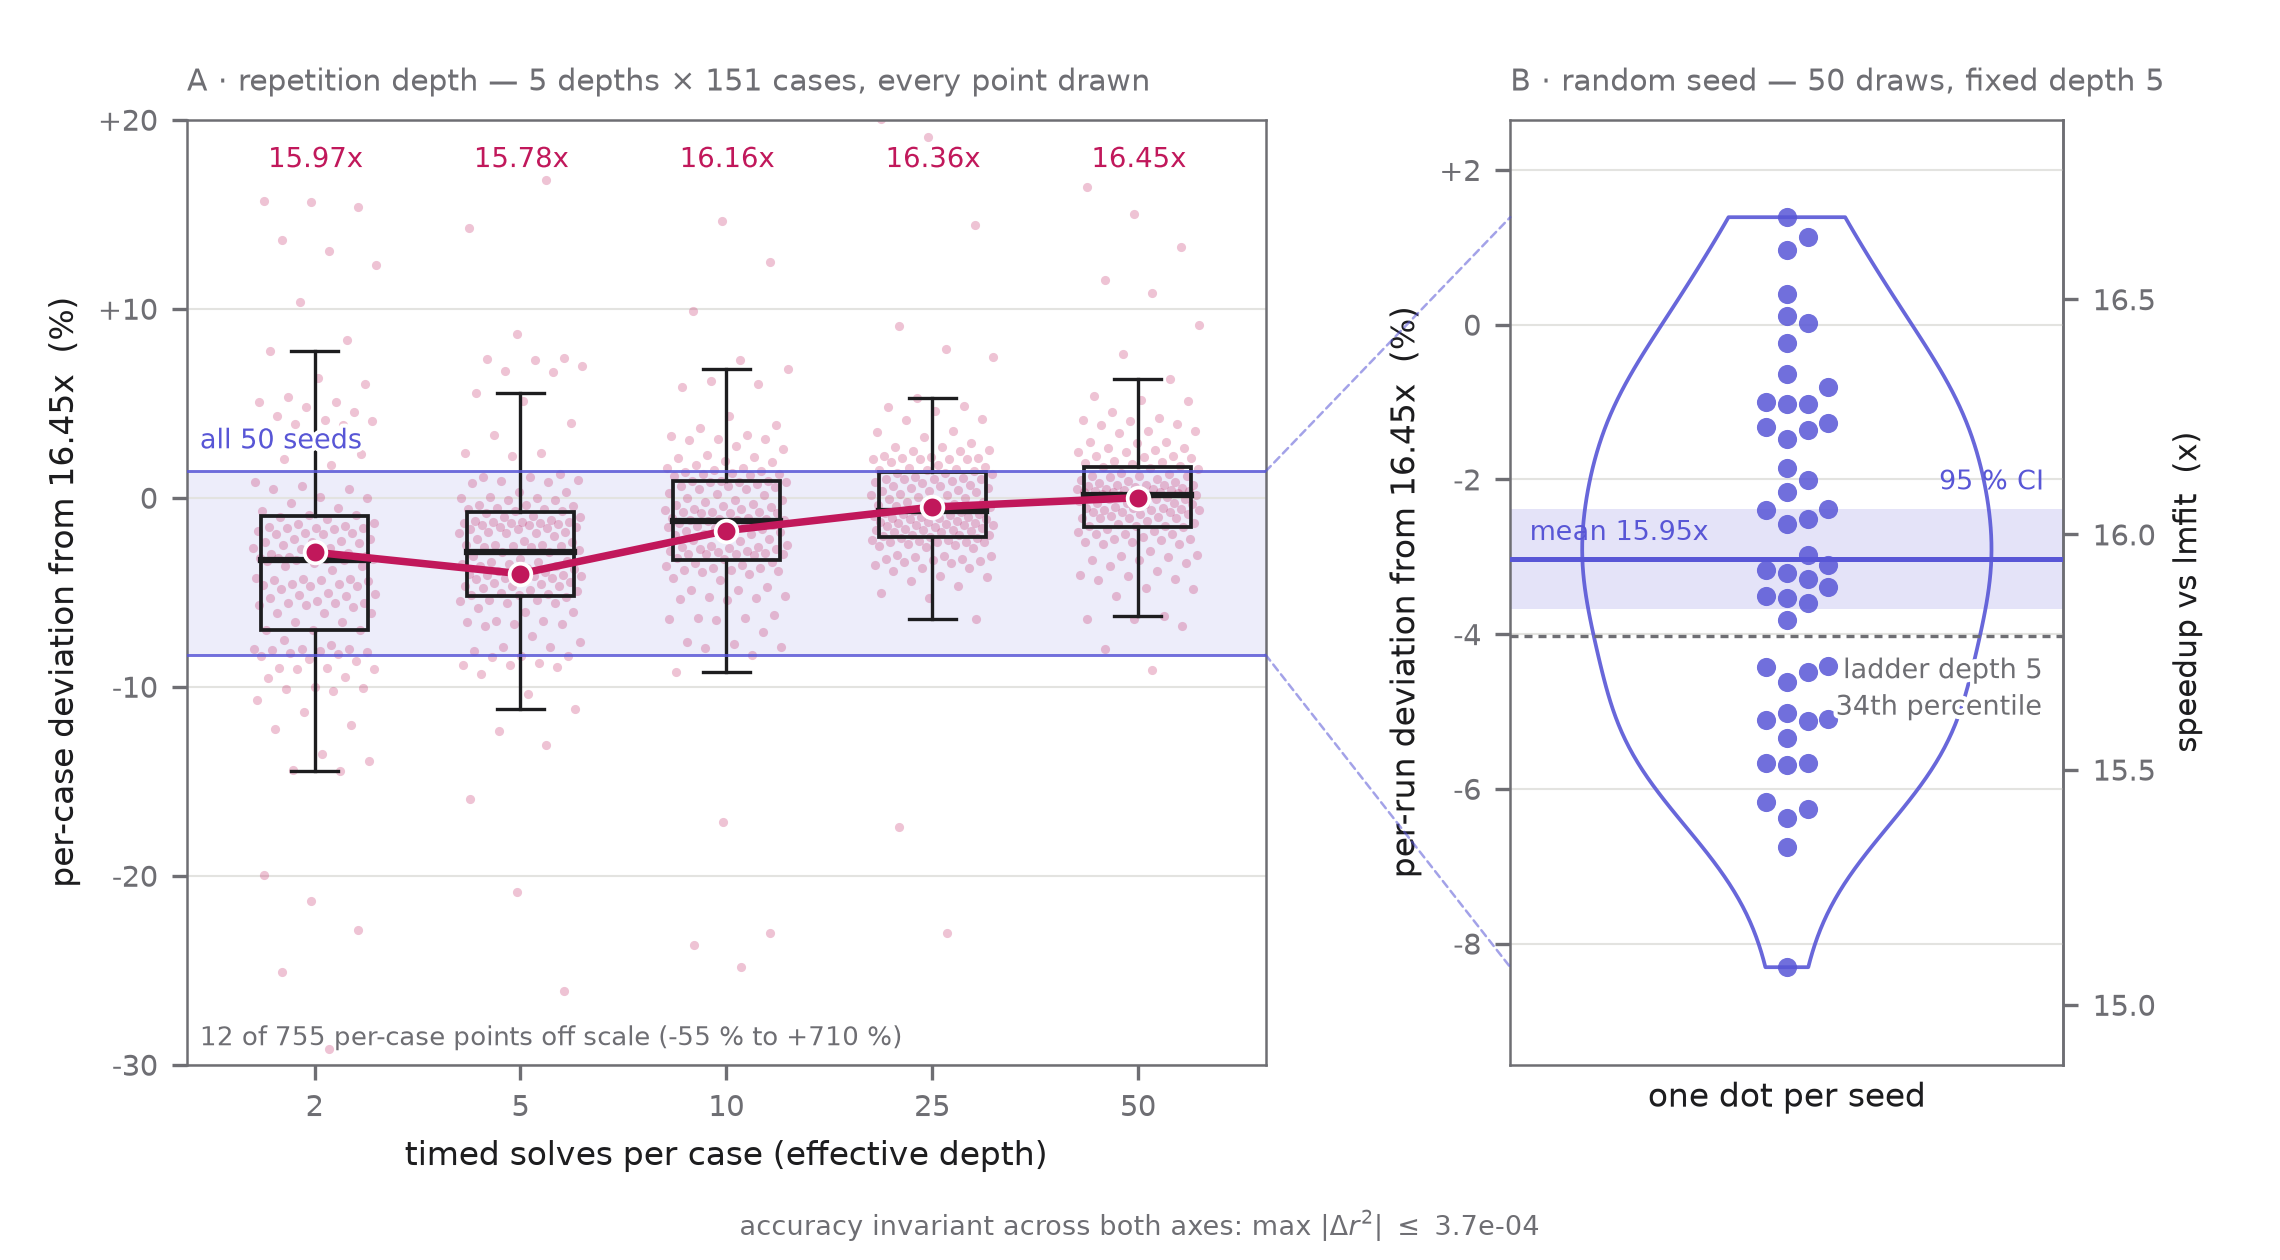

Here is the Python script that generated this plot:
r"""Figure: the reported speedup, tested for stability along two independent axes.

The manuscript quotes one geometric mean, taken from the deepest of five
repetition depths. The figure exists to support one sentence -- **the reported
16.45x does not depend on how often we timed it, or on which random data we
drew** -- and to show what the number is made of while it says so.

**Panel A, repetition depth** (`manuscript/examples/ladder/`). The same 151
cases, the same seed, timed 2, 5, 10, 25 and 50 times. Does the measurement
settle as you time more? Drawn as a scattered boxplot: every one of the 755
per-case measurements is a dot, the box gives the quartiles, and the aggregate
trend line rides on top so the headline is never lost in the cloud.

**Panel B, random seed** (`manuscript/examples/seed-sweep/`). 50 independent
seeds, all at one fixed effective depth of 5. Does the result depend on which
synthetic draw you got? Drawn as a violin with all 50 draws beeswarmed inside
it, so the density and the individual sample are both visible.

**The panels do NOT share a y-axis, and that is deliberate.** They plot
different KINDS of quantity: panel A is per-CASE (one number per problem, spread
over tens of per cent) and panel B is per-RUN (one number per whole 151-case
suite, spread over a few per cent). Any single scale serves one of them and
crushes the other -- which is exactly how two earlier versions of this figure
failed, once in each direction. Both axes are in the same units, per cent
deviation from the reported headline, and both are labelled with the kind of
quantity they carry; the scale change is made obvious by two connectors that
carry the seed range out of panel A and open it up into the whole of panel B.

**The tie between the panels is the shaded seed band.** The full seed-sweep
range is drawn across panel A as a thin band, and that is the comparison the
figure exists to make: every one of the 50 independent re-draws of the data
lands inside a sliver of the spread that individual cases show anyway. Its edges
are drawn as lines over the cloud, because a fill alone is invisible under 755
translucent dots.

**What the cloud is, and one scaling bug fixed in this rewrite.** Each dot is
one case at one depth, divided by that same case's geometric mean across all
five depths, and then put back on the speedup scale. The pairing is legitimate
because the catalogue fingerprint is identical at every depth: it is the same
151 problems each time, so the shape answers "how much does an individual case
move when you time it more often". The interquartile width narrows from 6.0
percentage points at depth 2 to 3.2 at depth 50, which is the convergence the
ladder exists to demonstrate.

The reference is the geometric mean and NOT the median. With five depths the
median is itself one of the five observations, so every case would sit at
exactly 1.0 at one depth -- 41 of 151 cases at the deepest rung -- pinning a
quartile there and collapsing one whisker to zero length. The geometric mean
across depths is attained by no case, so nothing is pinned. That reasoning was
right and is kept.

The bug: the earlier version put each depth's paired ratios back on scale by
multiplying by THAT DEPTH'S aggregate. Since the ratios already carry the depth
effect, that applied it twice, and the cloud's own geometric mean drifted away
from the aggregate line drawn through it -- 15.80x against a plotted 15.97x at
depth 2, 16.75x against 16.45x at depth 50, an error growing to 1.9 % and in
opposite directions at the two ends, which would have visibly tilted the cloud
against its own trend line. The fix is to multiply by the GRAND geometric mean
over all cases and depths (16.143273x), after which each depth's cloud has a
geometric mean equal to its plotted aggregate to every digit, by construction.

**An earlier version drew this as an error bar, and that was wrong.** Error bars
imply a symmetry these distributions do not have: the spread is skewed low at
shallow depths and high at deep ones, because a short run more often catches a
case slow than fast. A box with all its points shown states that; a +/- bar
hides it.

**The interval belongs to panel B and to panel B only.** Panel A is deliberately
not given a confidence interval. That interval is easy to compute and it would
be misleading: bootstrapping over cases is a statement about resampling the
catalogue, and this catalogue is a fixed hand-designed set, not a draw from a
population. For that claim the catalogue is the population, so there is no
sampling error to display. It is a fine gate statistic; it is a bad error bar.

Panel B is the opposite case, and that is the whole reason the second dataset
was run. Each of the 50 seeds drives the same generator over the same 151-case
recipe and lands on its own catalogue, so the 50 headline geometric means
genuinely are a sample, and a different draw would have given a different one.
There the mean has a sampling error and quoting an interval for it is the
correct summary. The interval is computed in log space, because the quantity
being averaged is itself a geometric mean and the paper aggregates
multiplicatively throughout; at this dispersion (2.4 %) it differs from the
arithmetic interval by under 0.04 %, so the choice is internal consistency
rather than anything the manuscript quotes.

**The interval cannot be moved onto the headline.** The sweep runs at effective
depth 5 and the headline is at depth 50. Seed-to-seed scatter (about +/- 2.4 %,
one standard deviation) and the depth trend (about 4 % from the shallowest
aggregate to the deepest) are two separate effects measured on two separate
axes; neither is a confidence interval for the other. Neither moves the
conclusion, which is the point. That belongs in the caption and is not written
on the canvas.

**Where the two datasets meet.** The ladder's depth-5 rung and the whole sweep
run at the same effective depth, and the sweep's own recorded catalogue
fingerprint is `181a87d3...` -- the same fingerprint the ladder records, and the
draw the sweep's first seed 20260603 produces. So the two experiments overlap at
one point, and the ladder's aggregate there lands at the 34th percentile of the
seed distribution: an unremarkable draw, neither flattering nor unlucky. That
crossing is drawn on panel B as a dashed rule.

The same crossing measures something neither dataset can measure alone. The two
runs of seed 20260603 at depth 5 are separate processes -- the sweep started
under two hours after the ladder finished, on the same host and branch at a
different commit -- and they report 15.784640x and 15.865745x, 0.51 % apart,
with the accuracy invariants identical to every recorded digit. Same data, same
depth, different process: that difference is run-to-run timing noise and nothing
else, and it is smaller than either axis this figure plots.

**No jitter is random.** Both point layouts are deterministic functions of the
data, because the render manifest hashes the PNG and an RNG would make it differ
between machines. Panel A uses a golden-ratio additive sequence assigned in
ascending order of value, which spreads neighbours in y as far apart in x as a
low-discrepancy sequence can. Panel B uses lane-search beeswarm packing, so
pile-up is accumulated rather than smeared.

**What is deliberately not on the canvas.** No multi-line prose boxes: two of
them, 8 and 7 lines, used to take about a third of this figure and compete with
the data they annotated, and all of it was caption material. The accuracy
statistics are down to a single grey line at the figure foot, since accuracy is
a third topic that `validation.md` already states in full: across depths max
|$\Delta r^2$| and the win rate are identical at every depth to every recorded
digit -- which is what distinguishes "the timings are noisy" from "the result is
unstable" -- while across seeds they move a little, because the data moved.

The seed panel's regression tally is caption material too. 44 of the 50 seeds
flag no regression; the other six flag exactly one case each (CX-016, CX-017 or
CX-018), and on all 50 seeds spectrafit solved all 151 cases, so those six are
comparator failures. Re-read from the per-seed manifests rather than inherited:
the failing backend is SciPy's LM on all six seeds, lmfit on four of them and
SciPy's dogbox on two -- an earlier version of this figure said "lmfit on four,
dogbox on two" and simply omitted the one backend that failed every time. The
gate's flag fires when ANY supported backend fails a case, which is right for a
gate and wrong to summarise as "spectrafit regressed".

The one quantity that WOULD be a metrological error bar -- the dispersion of the
timed repetitions behind each case's median -- is still not recoverable:
`engine.py` takes the median and drops the raw array, and `SuiteMetric` has no
dispersion field. Adding it means changing the contract and re-running, not
changing this figure. The seed sweep does not substitute for it; it varies the
data, not the clock.

Reads `manuscript/examples/ladder/ladder.json` with its per-rung `manifest.json`
files, and `manuscript/examples/seed-sweep/sweep.json`, all of which ship with
the paper.

Run:  uv run --group manuscript python manuscript/examples/figures/fig_ladder_stability.py
"""

from __future__ import annotations

import json
import math
from pathlib import Path

import matplotlib as mpl
import numpy as np
from matplotlib import patheffects as pe
from matplotlib import pyplot as plt
from matplotlib.patches import ConnectionPatch, Rectangle

mpl.use("Agg")

HERE = Path(__file__).resolve().parent
LADDER = HERE.parent / "ladder" / "ladder.json"
RUNGS = HERE.parent / "ladder" / "rungs"
SWEEP = HERE.parent / "seed-sweep" / "sweep.json"
STEM = "fig_ladder_stability"

# Two runs, two colours -- the panels are not two views of one dataset. Both are
# from the Apple systemColor-derived palette in docs/stylesheets/tokens/palette.css.
# systemBlue (#0064d2/#0067d6) is deliberately NOT used: it is lmfit/Python
# elsewhere in the paper, and neither panel here is about the comparator.
C_LADDER = "#c1185b"  # the subject crimson used throughout the paper
C_SEED = "#5856d6"  # systemIndigo
INK = "#1d1d1f"
INK_MUTED = "#6e6e73"
GRID = "#e3e3e0"

# Student t, 97.5 %, df = 49 -- the sweep has 50 seeds and the standard deviation is
# estimated from the same 50, so the interval is a t interval rather than a normal
# one. Hard-coded to keep this script on numpy alone; at n = 50 the normal 1.96
# would move either endpoint by under 0.05 %, so nothing quoted from this figure
# depends on the choice.
T_CRIT_50 = 2.0096

# Diameter in points of one per-case dot (panel A, 755 of them) and one per-seed
# dot (panel B, 50). Panel A's is small and heavily translucent so 151 overlapping
# points read as shading; panel B's is large enough to be counted, which is why the
# beeswarm exists. The beeswarm needs the seed size as a collision radius, so both
# are constants rather than literals that could drift apart.
CASE_PT = 2.2
SEED_PT = 4.6

# Golden ratio, used as the increment of the additive low-discrepancy sequence that
# jitters panel A. Applied in ascending order of value, it puts points that are
# adjacent in y about as far apart in x as a deterministic rule can, which is what
# keeps a dense cloud from banding.
PHI_FRAC = 0.6180339887498949


def load_ladder() -> list[dict]:
    """Read the per-depth headline figures, shallowest first."""
    if not LADDER.exists():
        msg = (
            f"{LADDER} not found -- the repetition ladder is the first stability "
            f"axis and panel A cannot be drawn without it"
        )
        raise SystemExit(msg)
    rungs = json.loads(LADDER.read_text())["rungs"]
    if not rungs:
        msg = f"{LADDER} carries no rungs"
        raise SystemExit(msg)
    return sorted(rungs, key=lambda r: r["reps_effective"])


def load_sweep() -> list[dict]:
    """Read the 50 per-seed rungs of the fixed-depth seed sweep, seed order.

    Every value the seed panel plots is taken from this file rather than
    transcribed, so a re-run of the sweep redraws the panel without anyone
    editing a literal into the figure.
    """
    if not SWEEP.exists():
        msg = (
            f"{SWEEP} not found -- the seed sweep is the second stability axis and "
            f"panel B cannot be drawn without it"
        )
        raise SystemExit(msg)
    doc = json.loads(SWEEP.read_text())
    rungs = doc.get("rungs") or []
    if not rungs:
        msg = f"{SWEEP} carries no rungs"
        raise SystemExit(msg)
    depths = {r["reps_effective"] for r in rungs}
    if len(depths) != 1:
        # The whole point of this axis is that depth is held fixed while the seed
        # varies. A mixed-depth file would silently confound the two axes.
        msg = f"{SWEEP} mixes effective depths {sorted(depths)}; expected exactly one"
        raise SystemExit(msg)
    return sorted(rungs, key=lambda r: r["seed"])


def geomeans(rungs: list[dict]) -> np.ndarray:
    """Headline geometric-mean speedups, in the order given."""
    return np.array(
        [r["headline"]["geomean_speedup_vs_baseline"] for r in rungs],
        dtype=float,
    )


def paired_cloud(rungs: list[dict]) -> np.ndarray | None:
    """Per-case speedups, paired across depths and put back on the speedup scale.

    Returns a ``(n_depths, n_cases)`` array, or ``None`` when the per-rung
    manifests are unavailable, so the figure degrades to a plain trend line
    rather than inventing a distribution.

    Each case is divided by its OWN geometric mean across the five depths, which
    is what makes the cloud a statement about movement rather than about which
    problems happen to be fast. The reference is the geometric mean and not the
    median: with five depths the median is one of the five observations, so every
    case would sit at exactly 1.0 at one depth and pin a quartile there.

    The result is then multiplied by the GRAND geometric mean over all cases and
    all depths -- not, as an earlier version did, by each depth's own aggregate.
    The paired ratios already carry the depth effect; multiplying by the depth
    aggregate applies it a second time and slides each depth's cloud away from
    the trend line drawn through it. With the grand mean, every depth's cloud has
    a geometric mean equal to that depth's plotted aggregate by construction.
    """
    per_depth = []
    for r in rungs:
        man = RUNGS / f"rung_{r['reps_effective']:03d}" / "manifest.json"
        if not man.exists():
            return None
        pts = json.loads(man.read_text()).get("per_case_points", {}).get("spectrafit")
        if not pts:
            return None
        per_depth.append([c["speedup"] for c in pts])
    matrix = np.asarray(per_depth, dtype=float)
    if matrix.ndim != 2:
        return None
    per_case = np.exp(np.mean(np.log(matrix), axis=0))
    grand = float(np.exp(np.mean(np.log(per_case))))
    return matrix / per_case * grand


def seed_summary(values: np.ndarray) -> dict[str, float]:
    """Point estimate, dispersion and 95 % CI of the mean for the 50 seeds.

    Computed in log space; see the module docstring for why, and for the measured
    size of the difference against an arithmetic interval.

    The standard deviation is reported on the raw scale, where "+/- 2.4 % of the
    mean" is what a reader wants; the interval is the one on the mean, which is
    narrower than the spread by the usual root-n and must not be confused with
    it.
    """
    n = len(values)
    log = np.log(values)
    half = T_CRIT_50 * float(log.std(ddof=1)) / math.sqrt(n)
    geo = math.exp(float(log.mean()))
    return {
        "n": float(n),
        "geomean": geo,
        "sd": float(values.std(ddof=1)),
        "cv_pct": float(values.std(ddof=1)) / geo * 100.0,
        "ci_lo": math.exp(float(log.mean()) - half),
        "ci_hi": math.exp(float(log.mean()) + half),
        "lo": float(values.min()),
        "hi": float(values.max()),
    }


def golden_jitter(values: np.ndarray, width: float) -> np.ndarray:
    """Deterministic x offsets for a dense point cloud, spread by value order.

    An RNG would make the PNG differ between machines and the render manifest
    hashes it, so the offsets come from an additive golden-ratio sequence
    instead. Handing successive terms out in ascending order of *values* means
    points that land next to each other vertically get offsets that are far apart
    horizontally, which is what stops 151 overlapping dots from forming visible
    bands.
    """
    n = len(values)
    seq = ((np.arange(n, dtype=float) * PHI_FRAC) % 1.0 - 0.5) * width
    out = np.empty(n, dtype=float)
    out[np.argsort(values, kind="stable")] = seq
    return out


def swarm(values: np.ndarray, ylo: float, yhi: float, w_in: float, h_in: float) -> np.ndarray:
    """Accumulated beeswarm offsets, in data units about the centre of a unit axis.

    Panel B has 50 points and they must stay individually countable, so this
    packs rather than jitters: sort by value, then place each point in the
    innermost free lane, where "free" means no already-placed point is within one
    marker diameter in both directions. Pile-up therefore shows as width. No RNG,
    so the layout is a function of the data alone.

    The panel's real width and height in inches are passed in so the collision
    radius is the marker's own size rather than a guess in data units.
    """
    step_in = SEED_PT / 72.0 * 1.08
    dx = step_in / w_in
    dy = step_in / h_in
    span = yhi - ylo
    placed: list[tuple[float, float]] = []
    out = np.zeros(len(values), dtype=float)
    for idx in np.argsort(values, kind="stable"):
        yf = (float(values[idx]) - ylo) / span
        lane = 0
        while True:
            for cand in (0.0,) if lane == 0 else (lane * dx, -lane * dx):
                if all(abs(yf - py) >= dy or abs(cand - px) >= dx for px, py in placed):
                    out[idx] = cand
                    placed.append((cand, yf))
                    break
            else:
                lane += 1
                continue
            break
    return out


def _box(ax: plt.Axes, x: float, col: np.ndarray, width: float) -> None:
    """One outline-only box-and-whisker at *x*, drawn over its own points.

    No fill: the whole point of a scattered boxplot is that the raw points stay
    visible, and a filled box would hide the densest part of its own sample. The
    whiskers are the usual 1.5 x IQR reach, and nothing is drawn for the points
    beyond them because those points are already on the figure individually.
    """
    q1, med, q3 = (float(v) for v in np.percentile(col, [25, 50, 75]))
    reach = 1.5 * (q3 - q1)
    lo = float(col[col >= q1 - reach].min())
    hi = float(col[col <= q3 + reach].max())
    ax.plot([x, x], [lo, q1], lw=0.8, color=INK, zorder=5)
    ax.plot([x, x], [q3, hi], lw=0.8, color=INK, zorder=5)
    for cap in (lo, hi):
        ax.plot([x - width * 0.22, x + width * 0.22], [cap, cap], lw=0.8, color=INK, zorder=5)
    ax.add_patch(
        Rectangle(
            (x - width / 2, q1),
            width,
            q3 - q1,
            facecolor="none",
            edgecolor=INK,
            lw=0.9,
            zorder=5,
        ),
    )
    ax.plot([x - width / 2, x + width / 2], [med, med], lw=1.5, color=INK, zorder=6)


def _depth_panel(
    ax: plt.Axes,
    rungs: list[dict],
    cloud: np.ndarray | None,
    headline: float,
    seed_band: tuple[float, float],
) -> int:
    """Panel A: scattered boxplot per depth, trend line on top. Returns points cropped."""
    eff = [int(r["reps_effective"]) for r in rungs]
    pos = np.arange(len(rungs), dtype=float)
    geo = geomeans(rungs)
    trend = (geo / headline - 1.0) * 100.0

    ax.axhspan(*seed_band, color=C_SEED, alpha=0.10, lw=0, zorder=0)
    for edge in seed_band:
        # The fill alone is invisible under 755 translucent dots, so the band's
        # extent is carried by its edges, drawn over the cloud.
        ax.axhline(edge, color=C_SEED, lw=0.7, alpha=0.85, zorder=7)

    off = 0
    if cloud is not None:
        dev = (cloud / headline - 1.0) * 100.0
        # Crop on the 1st/99th percentile of the pooled sample, rounded outward to
        # a multiple of 5. One case at depth 2 runs to 8.3x its own cross-depth
        # mean (214.28x raw), and letting a single point set the scale would press
        # the entire distribution into a flat line. The number of points that fall
        # outside is counted from the data and stated on the panel, so the crop is
        # disclosed rather than silent.
        lo = math.floor(float(np.percentile(dev, 1)) / 5.0) * 5.0
        hi = math.ceil(float(np.percentile(dev, 99)) / 5.0) * 5.0
        ax.set_ylim(lo, hi)
        off = int(((dev < lo) | (dev > hi)).sum())
        for i, col in enumerate(dev):
            ax.plot(
                pos[i] + golden_jitter(col, 0.60),
                col,
                ls="none",
                marker="o",
                ms=CASE_PT,
                color=C_LADDER,
                alpha=0.26,
                markeredgewidth=0,
                zorder=2,
            )
            _box(ax, pos[i], col, 0.52)
        ax.annotate(
            f"{off} of {dev.size} per-case points off scale "
            f"({dev.min():.0f} % to +{dev.max():.0f} %)",
            xy=(0.012, 0.014),
            xycoords="axes fraction",
            ha="left",
            va="bottom",
            fontsize=6.2,
            color=INK_MUTED,
        )

    # White marker edges so the aggregate stays the panel's primary message and
    # does not dissolve into a cloud drawn in the same hue.
    ax.plot(
        pos,
        trend,
        "-o",
        color=C_LADDER,
        lw=1.8,
        ms=5.2,
        mec="white",
        mew=0.9,
        zorder=8,
    )
    # The aggregate values sit in a row along the top rather than beside their own
    # markers: the trend line runs THROUGH the boxes, so a label at the marker lands
    # inside a box or on a median line at three of the five depths. Set in the trend
    # line's own colour, and column-aligned with it, so the row reads as its values.
    for x, g in zip(pos, geo, strict=True):
        ax.annotate(
            f"{g:.2f}x",
            xy=(x, 0.972),
            xycoords=ax.get_xaxis_transform(),
            ha="center",
            va="top",
            fontsize=6.6,
            color=C_LADDER,
            zorder=9,
            path_effects=[pe.withStroke(linewidth=2.0, foreground="white")],
        )
    ax.annotate(
        "all 50 seeds",
        xy=(0.012, seed_band[1]),
        xycoords=ax.get_yaxis_transform(),
        xytext=(0, 4),
        textcoords="offset points",
        ha="left",
        va="bottom",
        fontsize=6.5,
        color=C_SEED,
        zorder=9,
        path_effects=[pe.withStroke(linewidth=2.0, foreground="white")],
    )

    ax.set_xticks(pos)
    ax.set_xticklabels([str(e) for e in eff])
    ax.set_xlim(-0.62, len(pos) - 0.38)
    ax.set_xlabel("timed solves per case (effective depth)")
    ax.set_ylabel(f"per-case deviation from {headline:.2f}x  (%)")
    ax.set_title(
        f"A · repetition depth — {len(rungs)} depths × {cloud.shape[1] if cloud is not None else 151} cases, every point drawn",
        fontsize=7.2,
        color=INK_MUTED,
        loc="left",
        pad=7,
    )
    return off


def _seed_panel(
    ax: plt.Axes,
    dev: np.ndarray,
    stat: dict[str, float],
    depth: int,
    cross: float,
    below: float,
) -> None:
    """Panel B: violin of the 50 seed aggregates with every draw beeswarmed inside."""
    headline = stat["headline"]
    span = float(dev.max() - dev.min())
    ax.set_xlim(0.0, 1.0)
    ax.set_ylim(float(dev.min()) - 0.13 * span, float(dev.max()) + 0.13 * span)

    ylo, yhi = ax.get_ylim()
    box = ax.get_position()
    fig = ax.get_figure()
    offsets = swarm(dev, ylo, yhi, box.width * fig.get_figwidth(), box.height * fig.get_figheight())

    ci_lo = (stat["ci_lo"] / headline - 1.0) * 100.0
    ci_hi = (stat["ci_hi"] / headline - 1.0) * 100.0
    mean = (stat["geomean"] / headline - 1.0) * 100.0

    # Outline-only violin: the confidence band is also a translucent indigo shape,
    # and two overlapping fills in one hue read as a third, meaningless value.
    parts = ax.violinplot([dev], positions=[0.5], widths=0.74, showextrema=False)
    for body in parts["bodies"]:
        body.set_facecolor("none")
        body.set_edgecolor(C_SEED)
        body.set_alpha(0.9)
        body.set_linewidth(0.9)

    ax.axhspan(ci_lo, ci_hi, color=C_SEED, alpha=0.16, lw=0, zorder=1)
    ax.axhline(mean, color=C_SEED, lw=1.2, zorder=5)
    ax.plot(
        0.5 + offsets,
        dev,
        ls="none",
        marker="o",
        ms=SEED_PT,
        color=C_SEED,
        alpha=0.85,
        markeredgewidth=0,
        zorder=4,
    )
    ax.axhline(cross, color=INK_MUTED, lw=0.8, ls=(0, (2.4, 1.8)), zorder=6)

    ax.annotate(
        f"mean {stat['geomean']:.2f}x",
        xy=(0.035, mean),
        xycoords=ax.get_yaxis_transform(),
        xytext=(0, 3),
        textcoords="offset points",
        ha="left",
        va="bottom",
        fontsize=6.5,
        color=C_SEED,
        zorder=9,
    )
    ax.annotate(
        "95 % CI",
        xy=(0.965, ci_hi),
        xycoords=ax.get_yaxis_transform(),
        xytext=(0, 3),
        textcoords="offset points",
        ha="right",
        va="bottom",
        fontsize=6.5,
        color=C_SEED,
        zorder=9,
    )
    ax.annotate(
        f"ladder depth {depth}\n{below * 100:.0f}th percentile",
        xy=(0.965, cross),
        xycoords=ax.get_yaxis_transform(),
        xytext=(0, -4),
        textcoords="offset points",
        ha="right",
        va="top",
        fontsize=6.5,
        color=INK_MUTED,
        linespacing=1.35,
        zorder=9,
        path_effects=[pe.withStroke(linewidth=2.0, foreground="white")],
    )

    ax.set_xticks([])
    ax.set_xlabel("one dot per seed")
    ax.set_ylabel(f"per-run deviation from {headline:.2f}x  (%)")
    ax.set_title(
        f"B · random seed — {int(stat['n'])} draws, fixed depth {depth}",
        fontsize=7.2,
        color=INK_MUTED,
        loc="left",
        pad=7,
    )


def plot(rungs: list[dict], seeds: list[dict]) -> None:
    """Render the two-axis stability figure to PDF and 300 dpi PNG."""
    depth = int(seeds[0]["reps_effective"])
    match = [r for r in rungs if r["reps_effective"] == depth]
    if not match:
        msg = (
            f"the ladder has no rung at effective depth {depth}, so the two datasets "
            f"have no depth in common and the cross-check cannot be drawn"
        )
        raise SystemExit(msg)

    headline = float(rungs[-1]["headline"]["geomean_speedup_vs_baseline"])
    seed_geo = geomeans(seeds)
    stat = seed_summary(seed_geo)
    stat["headline"] = headline
    seed_dev = (seed_geo / headline - 1.0) * 100.0
    shared = float(match[0]["headline"]["geomean_speedup_vs_baseline"])
    cross = (shared / headline - 1.0) * 100.0
    below = float((seed_geo < shared).mean())
    worst_dr2 = max(
        max(r["headline"]["max_abs_delta_r2"] for r in rungs),
        max(r["headline"]["max_abs_delta_r2"] for r in seeds),
    )

    mpl.rcParams.update(
        {
            "font.size": 8,
            "axes.labelsize": 8,
            "legend.fontsize": 7,
            "xtick.labelsize": 7,
            "ytick.labelsize": 7,
            "axes.edgecolor": INK_MUTED,
            "axes.linewidth": 0.6,
            "xtick.color": INK_MUTED,
            "ytick.color": INK_MUTED,
            "text.color": INK,
            "axes.labelcolor": INK,
            "figure.facecolor": "white",
            "savefig.facecolor": "white",
        },
    )
    fig, (ax_depth, ax_seed) = plt.subplots(
        1,
        2,
        figsize=(7.6, 4.2),
        gridspec_kw={"width_ratios": (1.95, 1.0)},
    )
    # A fixed layout rather than tight_layout: the beeswarm needs the panel's real
    # width and height in inches BEFORE the points are placed, and a layout solver
    # that runs afterwards would invalidate them. The wide gutter is deliberate --
    # the two panels have DIFFERENT y scales, and two tick ladders with room around
    # them is the plainest way to say so.
    fig.subplots_adjust(left=0.082, right=0.905, top=0.905, bottom=0.155, wspace=0.30)

    for ax in (ax_depth, ax_seed):
        ax.grid(True, axis="y", color=GRID, lw=0.5)
        ax.set_axisbelow(True)

    off = _depth_panel(
        ax_depth,
        rungs,
        paired_cloud(rungs),
        headline,
        (float(seed_dev.min()), float(seed_dev.max())),
    )
    _seed_panel(ax_seed, seed_dev, stat, depth, cross, below)

    # Two connectors carrying the seed band out of panel A and opening it into the
    # whole of panel B. They are the figure's statement that the scale changes, and
    # they say by how much without a word of prose.
    for edge in (float(seed_dev.min()), float(seed_dev.max())):
        fig.add_artist(
            ConnectionPatch(
                xyA=(1.0, edge),
                coordsA=ax_depth.get_yaxis_transform(),
                xyB=(0.0, edge),
                coordsB=ax_seed.get_yaxis_transform(),
                color=C_SEED,
                lw=0.6,
                alpha=0.55,
                ls=(0, (3.0, 2.0)),
            ),
        )

    secax = ax_seed.secondary_yaxis(
        "right",
        functions=(lambda r: headline * (1.0 + r / 100.0), lambda a: (a / headline - 1.0) * 100.0),
    )
    y0, y1 = ax_seed.get_ylim()
    a0, a1 = headline * (1.0 + y0 / 100.0), headline * (1.0 + y1 / 100.0)
    secax.set_yticks([t / 2.0 for t in range(math.ceil(a0 * 2), math.floor(a1 * 2) + 1)])
    secax.set_ylabel("speedup vs lmfit  (x)", fontsize=7.4)
    secax.tick_params(labelsize=7, colors=INK_MUTED)

    for ax in (ax_depth, ax_seed):
        ax.yaxis.set_major_formatter(lambda v, _pos: f"{v:+.0f}" if round(v, 6) else "0")

    # One line, because accuracy is a third topic and validation.md carries it in
    # full -- but leaving it off the figure entirely would let a reader take this
    # for a timing-stability argument alone.
    fig.text(
        0.5,
        0.014,
        f"accuracy invariant across both axes: max |$\\Delta r^2$| $\\leq$ {worst_dr2:.1e}",
        ha="center",
        va="bottom",
        fontsize=6.6,
        color=INK_MUTED,
    )

    for ext, dpi in (("pdf", 300), ("png", 300)):
        fig.savefig(HERE / f"{STEM}.{ext}", dpi=dpi)
    plt.close(fig)

    ladder_geo = geomeans(rungs)
    print(
        f"wrote {STEM}.pdf / .png  "
        f"(headline {headline:.6f}x; "
        f"{len(rungs)} depths {ladder_geo.min():.6f}-{ladder_geo.max():.6f}x, "
        f"{off} per-case points cropped; "
        f"{len(seeds)} seeds at depth {depth} {stat['lo']:.6f}-{stat['hi']:.6f}x "
        f"= {seed_dev.min():+.2f} to {seed_dev.max():+.2f} %, "
        f"geomean {stat['geomean']:.6f}x, sd {stat['sd']:.6f} ({stat['cv_pct']:.3f} %), "
        f"95 % CI [{stat['ci_lo']:.6f}, {stat['ci_hi']:.6f}]; "
        f"ladder depth-{depth} {shared:.6f}x = {below * 100:.0f}th pct; "
        f"worst |dr2| {worst_dr2:.3e})",
    )


if __name__ == "__main__":
    plot(load_ladder(), load_sweep())
